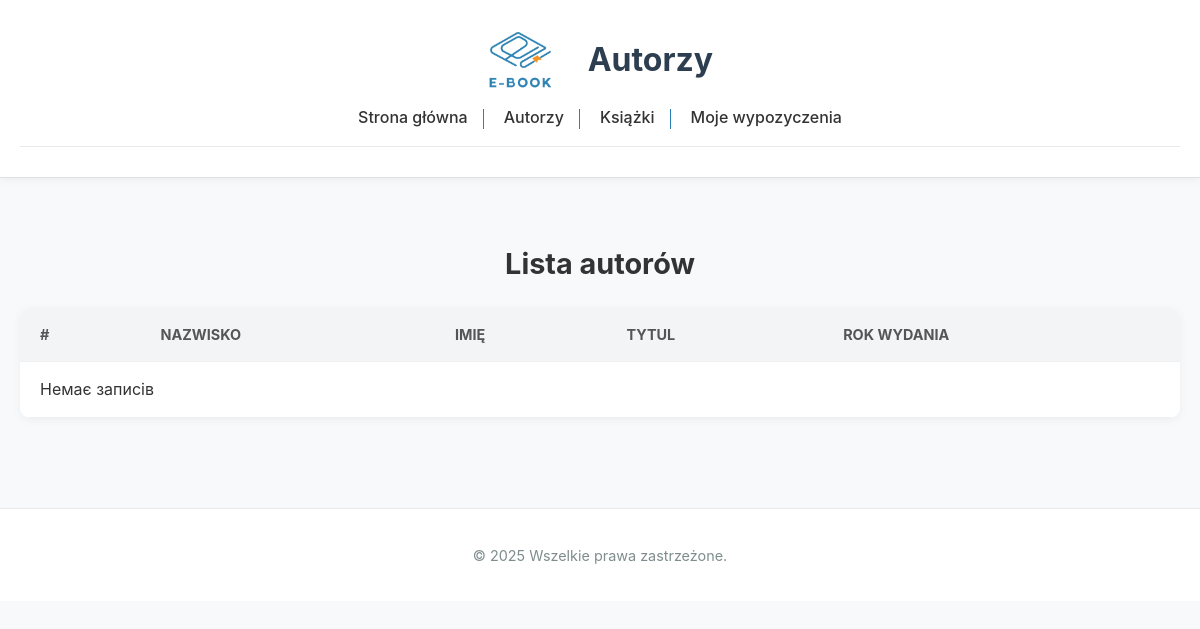
The page /User/autorzy.php on the database as committed earlier.
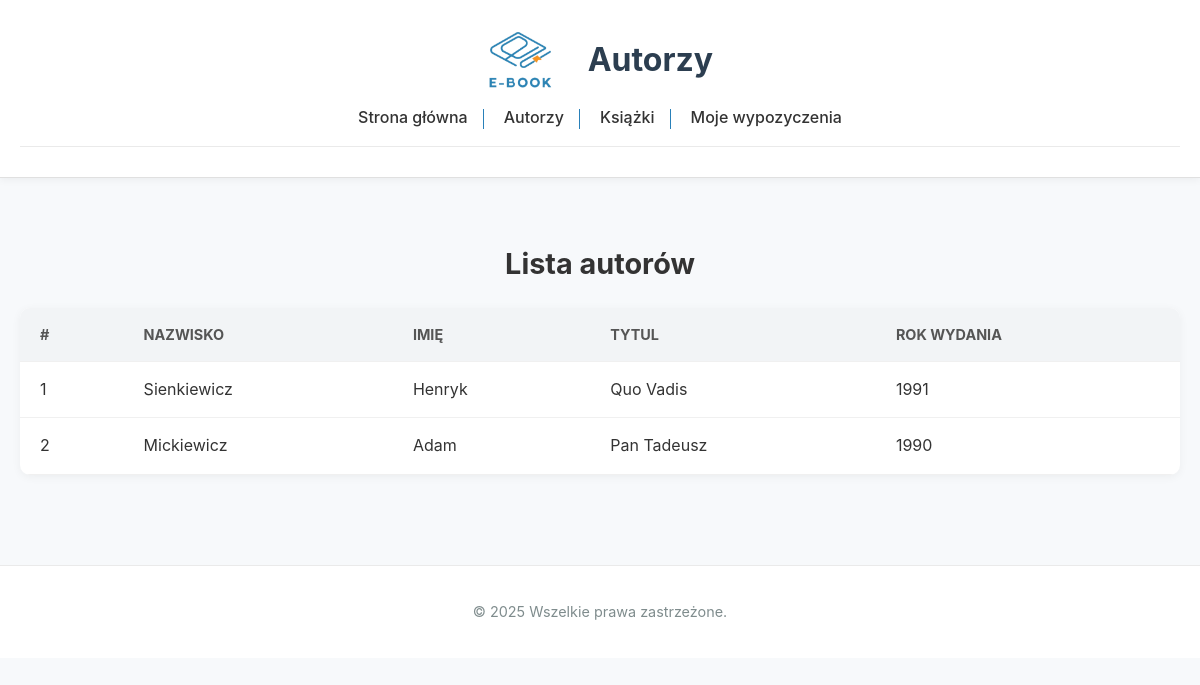
The same page on the database as committed later.
### tables this page shows
CREATE TABLE ksiazka (
    id INT AUTO_INCREMENT PRIMARY KEY,
    tytul VARCHAR(200) NOT NULL,
    autor_id INT,
    wydawca_id INT,
    rok_wydania YEAR,
    tematyka_id INT,
    FOREIGN KEY (autor_id) REFERENCES autor(id),
    FOREIGN KEY (wydawca_id) REFERENCES wydawca(id),
    FOREIGN KEY (tematyka_id) REFERENCES tematyka(id)
);

CREATE TABLE autor (
    id INT AUTO_INCREMENT PRIMARY KEY,
    nazwisko VARCHAR(100) NOT NULL,
    imie VARCHAR(100) NOT NULL
);

### User/autorzy.php (the view, shortened to what this page needs)
<?php include '../Main/baza.php'; ?>
<!DOCTYPE html>
<html lang="pl">
<head>
    <link rel="stylesheet" href="../Main/style.css">
</head>
<body>
    <header>
        <div class="header-container">
        <img src="../logo.png" alt="Logo" class="logo">
        <h1>Autorzy</h1>
        </div>
        <?php include 'navigation.php'; ?>
    </header>
    <main>
        <h2>Lista autorów</h2>
        <table>
            <thead>
                <tr>
                    <th>#</th>
                    <th>Nazwisko</th>
                    <th>Imię</th>
                    <th>Tytul</th>
                    <th>Rok wydania</th>
                </tr>
            </thead>
            <tbody>
                <?php
                $query = "
                    SELECT ksiazka.id, autor.nazwisko, autor.imie,
                    COALESCE(ksiazka.tytul, 'Brak książki') AS tytul,
                    COALESCE(CAST(ksiazka.rok_wydania AS CHAR), '-') AS rok_wydania
                    FROM autor
                    LEFT JOIN ksiazka ON autor.id = ksiazka.autor_id
                    ORDER BY ksiazka.id ASC
                ";
                $result = $conn->query($query);
                if ($result->num_rows > 0) {
                    while ($row = $result->fetch_assoc()) {
                        echo "<tr>
                                <td>" . htmlspecialchars($row['id']) . "</td>
                                <td>" . htmlspecialchars($row['nazwisko']) . "</td>
                                <td>" . htmlspecialchars($row['imie']) . "</td>
                                <td>" . ($row['tytul'] ? htmlspecialchars($row['tytul']) : "Brak książki") . "</td>
                                <td>" . ($row['rok_wydania'] ? htmlspecialchars($row['rok_wydania']) : "-") . "</td>
                            </tr>";
                    }
                } else {
                    echo "<tr><td colspan='5'>Немає записів</td></tr>";
                }
                ?>
            </tbody>
        </table>
    </main>
    <footer>
        <p>© 2025 Wszelkie prawa zastrzeżone.</p>
    </footer>
</body>
</html>

Rows that differ between the two databases and show on the page:
added ksiazka: id "1", autor.nazwisko "Sienkiewicz", autor.imie "Henryk", tytul "Quo Vadis", rok_wydania "1991"
added ksiazka: id "2", autor.nazwisko "Mickiewicz", autor.imie "Adam", tytul "Pan Tadeusz", rok_wydania "1990"
Other text that changed with them:
text no longer shown: "Немає записів"
